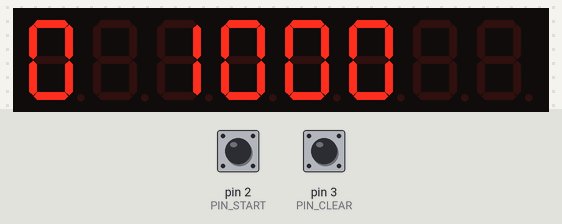
The sketch below on a simulated Arduino Uno, built with avr-gcc and run on an emulated ATmega328P. On the bench: 8-digit seven-segment display. Inputs (shaded band) come from the test bench; at power-on: pin 2 (PIN_START) HIGH, pin 3 (PIN_CLEAR) HIGH.

Above: at 1.2 s.
1.3 s: pin 2 (PIN_START) pulled LOW for 0.15 s
At 2.8 s:
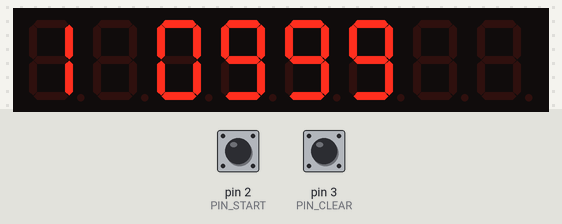
3.5 s: pin 2 (PIN_START) pulled LOW for 1 s
At 5.2 s:
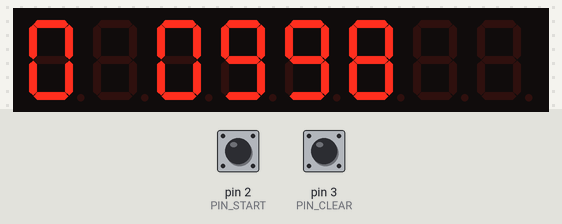
Timing chart, 0 to 6.7 s (numbered marks = the images above; inputs shaded):
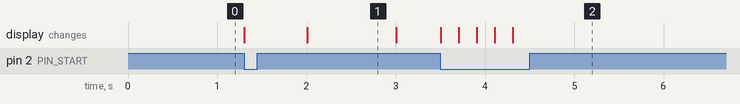

Measured:
- after the input at 1.3 s, the display: first changes at once (image 1 shows a later state)

The sketch:

103-3_ContoRovescia.ino
```cpp
//      progetto:  103 Orologio Data e Cronometro
//          file:  103-3_ContoRovescia
//   descrizione:  visualizza ora, minuti, secondi
//       shields:  max7219 + 8 x display 7 segmenti + 2 pulsanti
//      librerie:  LedControl
// versione-data:  v1.a - 27-12-2016
//        autore:  www.aldopi.it

#define PIN_START 2  // pulsante di conteggio
#define PIN_CLEAR 3  // pulsante di azzerramento

#define lc_clock 10
#define lc_cs 11
#define lc_datain 12
#include "LedControl.h"
LedControl led = LedControl(lc_datain, lc_clock, lc_cs, 1);

unsigned int conteggio = 1000;
int stato = 0;
unsigned long tempo = 0;

void setup() {
  pinMode(PIN_START, INPUT_PULLUP);
  pinMode(PIN_CLEAR, INPUT_PULLUP);
  led.shutdown(0, false);
  led.setIntensity(0, 5);
  led.clearDisplay(0);
  tempo = millis();
  display();
}

void loop() {
  if (digitalRead(PIN_CLEAR) == 0) {
    conteggio = 1000;
    stato = 0;
    display();
    delay(200);  //antirimbalzo
  }
  if (digitalRead(PIN_START) == 0) {
    if (conteggio > 0) {
      if (stato == 0) {
        stato = 1;  //run
      } else {
        stato = 0;  // stop
      }
    }
    display();
    delay(200);  // antirimbalzo
  }
  if (millis() - tempo > 1000) {  // ogni secondo
    decrementa();
    display();
    tempo = millis();
  }
}

void decrementa() {
  if (stato > 0 and conteggio > 0) {
    conteggio--;
  }
}

void display() {
  if (stato > 0) {
    led.setDigit(0, 7, 1, false);
  } else {
    led.setDigit(0, 7, 0, false);
  }
  led.setDigit(0, 5, (conteggio / 1000) % 10, false);
  led.setDigit(0, 4, (conteggio / 100) % 10, false);
  led.setDigit(0, 3, (conteggio / 10) % 10, false);
  led.setDigit(0, 2, (conteggio) % 10, false);
}

// EOF
```
